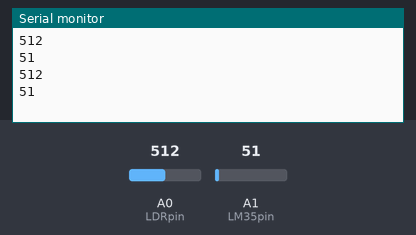
The sketch below on a simulated Arduino Uno, built with avr-gcc and run on an emulated ATmega328P. On the bench: the last lines printed to the serial monitor. The inputs (shaded band) are chosen by the test bench; at power-on: A1 (LM35pin) = 51, A0 (LDRpin) = 512.

Above: at 1.8 s.
1.9 s: A1 (LM35pin) set to 61
At 2.8 s:
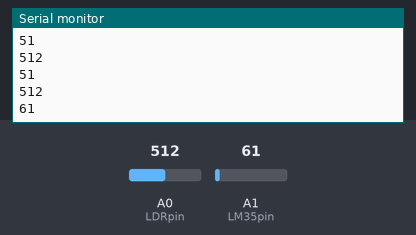
3.4 s: A0 (LDRpin) set to 716
At 4.7 s:
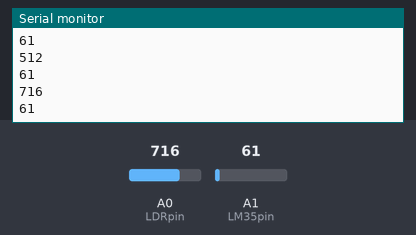
4.9 s: A1 (LM35pin) set to 71
At 5.7 s:
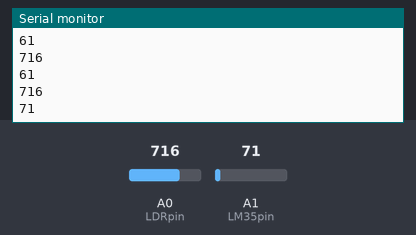
6.4 s: A0 (LDRpin) set to 900
At 7.8 s:
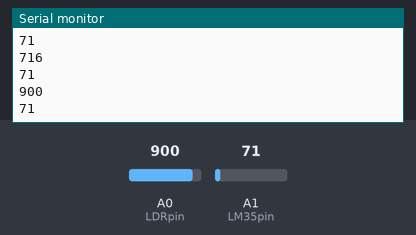
Timing chart, 0 to 8.9 s (numbered marks = the images above; inputs shaded):
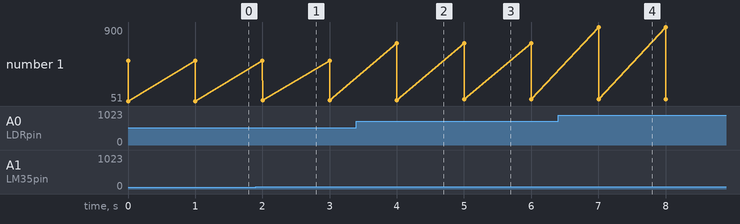

The sketch:

Test_Project_arduino.ino
```cpp
// code for LDR
#include <SoftwareSerial.h>
#define LDRpin A0 // pin where we connected the LDR and the resistor
#define LM35pin A1

int LDRValue = 0;     // result of reading the analog pin
int LM35Value = 0;

void setup() {
  Serial.begin(115200); // sets serial port for communication

}

void loop() {
  LDRValue = analogRead(LDRpin); // read the value from the LDR
  LM35Value = analogRead(LM35pin);

  Serial.println(LDRValue);      // print the value to the serial port
  Serial.println(LM35Value);

  delay(1000);                    // wait a little
}
```

Measured:
- after the input at 1.9 s, the serial monitor: prints a new line after 0.10 s (image 1)
- after the input at 3.4 s, the serial monitor: prints a new line after 0.60 s (image 2)
- after the input at 4.9 s, the serial monitor: prints a new line after 0.10 s (image 3)
- after the input at 6.4 s, the serial monitor: prints a new line after 0.60 s (image 4)
- plotted number 1: 51 → 61 after the input at 1.9 s, 61 → 71 after the input at 4.9 s
